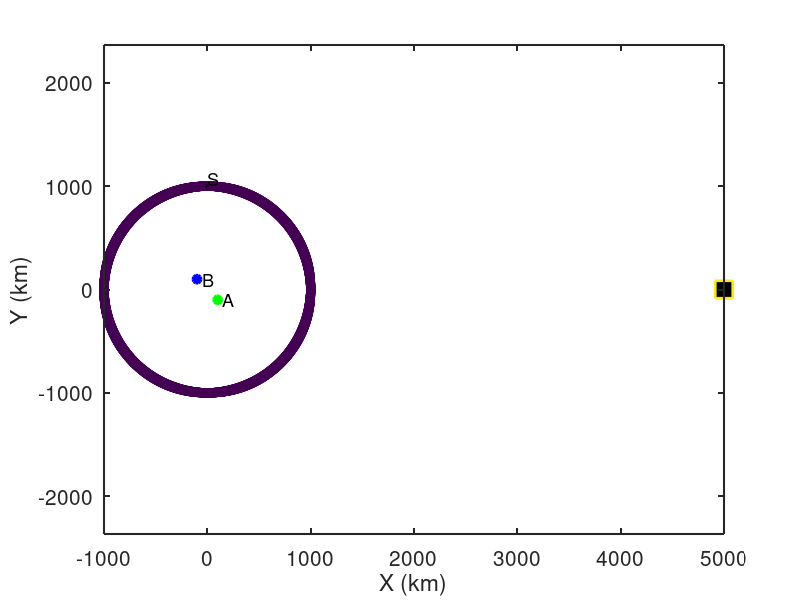

The MATLAB source for this figure: (Note: this script raises an error after producing the figure.)
% Following course notes from Goran's class and Wapenaar et al. (2005)
%
% This version includes a spurious source resulting in an asymmetric noise
% correlation function.
%
% jbrussell - 7/2023

clear; close all;

addpath('../functions/');

dx = 10; % km
x = [-1000:dx:1000]; % km
y = [-1000:dx:1000]; % km
dt = 1; % sec
Ndays = 10;
t = [0:dt:24*60*60 * Ndays]; % [sec] daily time axis

% Location of virtual source (A)
x_Asrc = 100; % km
y_Asrc = -100; % km

% Location of receiver (B)
x_Brec = -100; % km
y_Brec = 100; % km

% Location of "source" ring (S)
N_excite = 1; % number of times to randomly excite the wavelet
dtheta = 0.1;
theta_S = [0:dtheta:360-dtheta];
theta_S(end) = linspace(90-0,90+0,1);
r_S = 1000*ones(size(theta_S)); % [km] radious of source ring
r_S(end) = linspace(5000-0,5000+0,1);
x_S = r_S.*sind(theta_S);
y_S = r_S.*cosd(theta_S);
amp_S = ones(size(x_S)); % amplitude of sources
% Make one spurious noise source that is stronger than the rest
amp_S(end) = 8;

% Gaussian/Ricker wavelet properties
% c = 3.5; % [km/s] phase velocity
grv = 3.5; % [km/s] group velocity
% sig = 40; % km;
f_cent = 1/8; % 1/100; % [1/s] freq

figure(98);
box on; hold on;
plot(x_Asrc,y_Asrc,'og','linewidth',2,'MarkerFaceColor','g');
text(x_Asrc+50,y_Asrc,'A','fontsize',13);
plot(x_Brec,y_Brec,'ob','linewidth',2,'MarkerFaceColor','b');
text(x_Brec+50,y_Brec,'B','fontsize',13);
scatter(x_S,y_S,amp_S*20,amp_S,'sk','linewidth',2,'MarkerFaceColor','k');
text(x_S(1),y_S(1)+75,'S','fontsize',13);
axis square; axis equal;
set(gca,'fontsize',15,'linewidth',1.5,'layer','top');
xlabel('X (km)');
ylabel('Y (km)');

%% Generate wavefield at ring of sources S

% Generate wavefields at A and B due to random noise at all Si
Si_A = zeros(size(t));
Si_B = zeros(size(t));
for isrc = 1:length(x_S)
    R_Si_A = sqrt((x_Asrc-x_S(isrc)).^2 + (y_Asrc-y_S(isrc)).^2); % [km] distance from Si to A
    R_Si_B = sqrt((x_Brec-x_S(isrc)).^2 + (y_Brec-y_S(isrc)).^2); % [km] distance from Si to B

    % Ricker wavelet
    % Generate random wavelet start times
    tshift = sort(0 + (max(t)-0) .* rand(N_excite,1));
    % Loop through and generate Ricker wavelets for Si
    for ii = 1:N_excite
%         f_cent = 1./(3 + (10-3) .* rand(1,1));
        Si_A = Si_A + amp_S(isrc) .* ricker_wavelet(t-tshift(ii),R_Si_A,grv,f_cent);
        Si_B = Si_B + amp_S(isrc) .* ricker_wavelet(t-tshift(ii),R_Si_B,grv,f_cent);
%         if isrc == length(x_S)
%             for jj = 1:4
%                 dt_repeat = 20; % [s] time between repititions
%                 Si_A = Si_A + amp_S(isrc) .* ricker_wavelet(t-tshift(ii)-dt_repeat*jj,R_Si_A,grv,f_cent);
%                 Si_B = Si_B + amp_S(isrc) .* ricker_wavelet(t-tshift(ii)-dt_repeat*jj,R_Si_B,grv,f_cent);
%             end
%         end
    end
end

% Taper waveform
Si_A = cos_taper(Si_A);
Si_B = cos_taper(Si_B);

% Calculate power spectra
Nt = length(t);
Fs = 1./dt;
f = Fs*(0:(Nt/2))/Nt;
fftA = fft(Si_A);
% fftA = spectrumwhiten_smooth(fftA,0.001);
P_A = abs(fftA/Nt);
P_A = P_A(1:Nt/2+1);
P_A(2:end-1) = 2*P_A(2:end-1);
fftB = fft(Si_B);
% fftB = spectrumwhiten_smooth(fftB,0.001);
P_B = abs(fftB/Nt);
P_B = P_B(1:Nt/2+1);
P_B(2:end-1) = 2*P_B(2:end-1);

% Calculate cross-correlation
cohsum = fftB.*conj(fftA) ./ abs(fftB) ./ abs(fftA);
ccf = real(ifft(cohsum,Nt)); % inverse FFT to get time domain
ccf = fftshift(ccf); % rearrange values as [-lag lag]
ccf = detrend(ccf);
ccf = cos_taper(ccf);
time = ([0:Nt-1]-floor(Nt/2))*dt;  % build lagtime vector for plotting
time = [time(time<0), time(time>=0)];

% Expected time between A and B
R_A_B = sqrt((x_Asrc-x_Brec).^2 + (y_Asrc-y_Brec).^2); % [km] distance from A to B
t_A_B = R_A_B ./ grv;

% Theoretical prediction of ccf from Goran's class notes
ccf_pre = real(1 ./ sqrt(t_A_B.^2 - time.^2));

% Theoretical prediction of spurious source arrival time
azi_A_B = angle((y_Brec-y_Asrc) + 1i*(x_Brec-x_Asrc))*180/pi;
azi_S_A = angle((y_Asrc-y_S(end)) + 1i*(x_Asrc-x_S(end)))*180/pi;
t_A_B_spurious = t_A_B .* cosd(azi_A_B-azi_S_A);


%% Plot summary

figure(99); clf;
set(gcf,'position',[348         179        1040         799],'color','w');

subplot(3,2,1); box on; hold on;
plot(t,Si_A,'-g');
title('A');
set(gca,'fontsize',15,'linewidth',1.5)
xlabel('Time (s)');

subplot(3,2,3); box on; hold on;
plot(1./f,P_A,'-g');
plot(1./f,smooth(P_A,20),'-k','linewidth',2);
plot(1./f_cent*[1 1],[min(P_A) max(P_A)],'--r','linewidth',1.5);
% xlim([0 500]);
set(gca,'fontsize',15,'linewidth',1.5,'xscale','log','yscale','log')
xlabel('Period (s)');

subplot(3,2,2); box on; hold on;
plot(t,Si_B,'-b');
title('B');
set(gca,'fontsize',15,'linewidth',1.5)
xlabel('Time (s)');

subplot(3,2,4); box on; hold on;
plot(1./f,P_B,'-b');
plot(1./f,smooth(P_B,20),'-k','linewidth',2);
plot(1./f_cent*[1 1],[min(P_B) max(P_B)],'--r','linewidth',1.5);
% xlim([0 500]);
set(gca,'fontsize',15,'linewidth',1.5,'xscale','log','yscale','log')
xlabel('Period (s)');

subplot(3,2,[5 6]); box on; hold on;
plot(time,ccf ./ max(ccf),'-k','linewidth',2);
plot(time,ccf_pre ./ max(ccf_pre),'-r','linewidth',1);
plot(t_A_B_spurious*[1 1],[0 1],'--r','linewidth',1);
% plot(t_A_B*[1 1],[0 1],'--g','linewidth',1.5);
% plot(-t_A_B*[1 1],[0 1],'--g','linewidth',1.5);
set(gca,'fontsize',15,'linewidth',1.5)
xlim([-200 200]);
xlabel('Lag Time (s)');

save2pdf('noise_ccf_summary_spurious.pdf',99,300);
